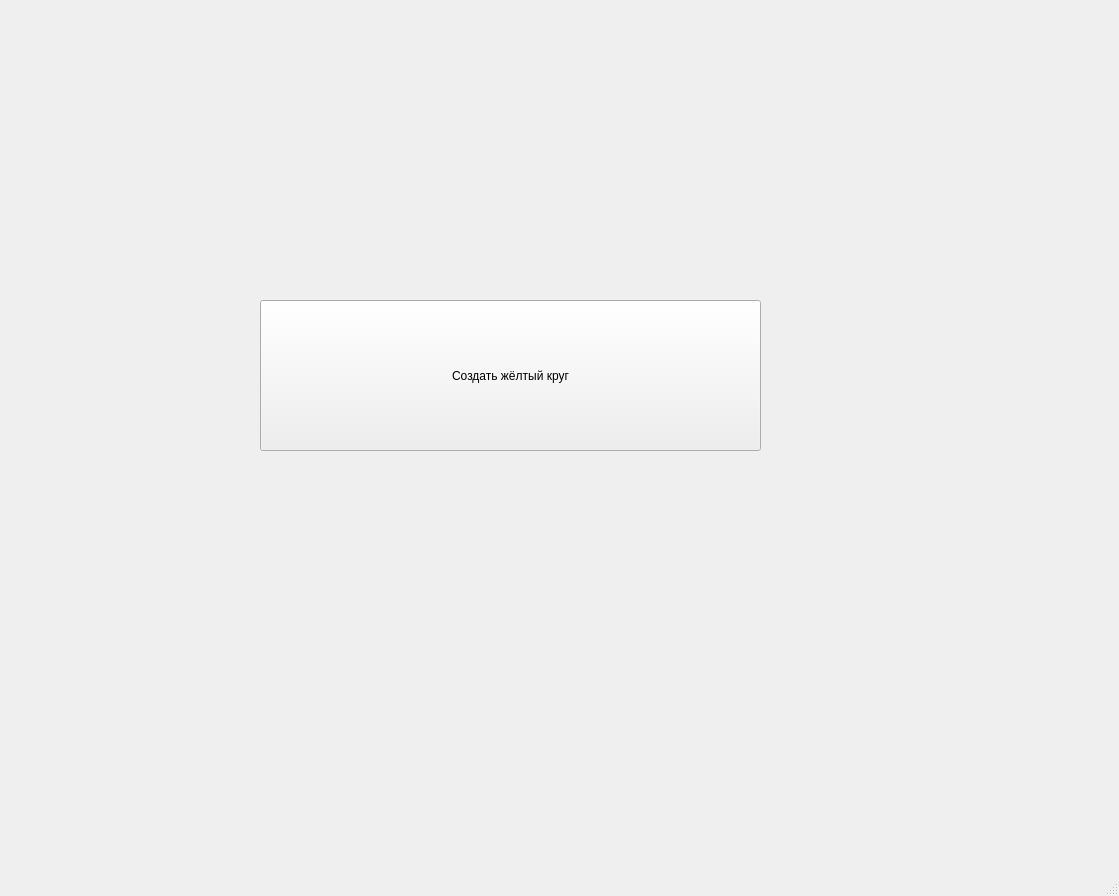
<?xml version="1.0" encoding="UTF-8"?>
<ui version="4.0">
 <class>MainWindow</class>
 <widget class="QMainWindow" name="MainWindow">
  <property name="geometry">
   <rect>
    <x>0</x>
    <y>0</y>
    <width>1119</width>
    <height>896</height>
   </rect>
  </property>
  <property name="windowTitle">
   <string>MainWindow</string>
  </property>
  <widget class="QWidget" name="centralwidget">
   <widget class="QPushButton" name="pushButton">
    <property name="geometry">
     <rect>
      <x>260</x>
      <y>300</y>
      <width>501</width>
      <height>151</height>
     </rect>
    </property>
    <property name="text">
     <string>Создать жёлтый круг</string>
    </property>
   </widget>
  </widget>
  <widget class="QMenuBar" name="menubar">
   <property name="geometry">
    <rect>
     <x>0</x>
     <y>0</y>
     <width>1119</width>
     <height>19</height>
    </rect>
   </property>
  </widget>
  <widget class="QStatusBar" name="statusbar"/>
 </widget>
 <resources/>
 <connections/>
</ui>
